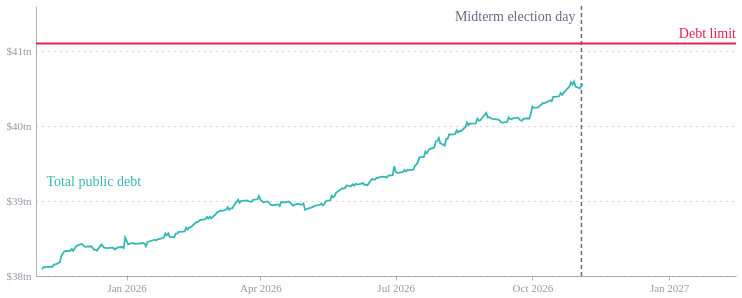

This figure's notebook cell:
### Code cell
import pandas as pd, altair as alt
from ecostyles import EcoStyles            # adjust import
styles = EcoStyles(); styles.register_and_enable_theme()

LIMIT = 41.1                                   # statutory debt limit, $tn
ELECTION = pd.Timestamp("2026-11-03")          # midterm election day
NEUTRAL = "#676A86"                            # ecostyles axis grey, for the election marker only

xl = "../Data/DebtPenny_20251105_20261104.csv"
d = pd.read_csv(xl)
rec = d["Record Date"].astype(str)
d["date"] = pd.to_datetime(rec, format="%Y-%m-%d" if rec.str.match(r"\d{4}-").all() else "%d/%m/%Y")
d["debt"] = d["Total Public Debt Outstanding"].astype(float) / 1e12
debt = d[["date", "debt"]].sort_values("date").reset_index(drop=True)
assert debt.date.max() == pd.Timestamp("2026-11-04"), debt.date.max()   # catches any day/month mix-up
debt["series"] = "Actual"
print(debt.tail(1))                            # should read 2026-11-04, 40.55

# colour comes from the theme palette (teal, then red) via the series field -- no hard-coded hex
col = alt.Color("series:N", scale=alt.Scale(domain=["Actual", "Limit"]), legend=None)
END = "2027-02-15"
XS = alt.Scale(domain=["2025-11-01", END]); YS = alt.Scale(domain=[38, 41.6], nice=False)
X = alt.X("date:T", title=None, scale=XS, axis=alt.Axis(format="%b %Y", tickCount=5))
Y = alt.Y("debt:Q", title=None, scale=YS, axis=alt.Axis(values=[38, 39, 40, 41], labelExpr="'$' + datum.value + 'tn'"))

hist = alt.Chart(debt).mark_line(strokeWidth=1.8).encode(X, Y, color=col)
limit = alt.Chart(pd.DataFrame({"debt": [LIMIT], "series": ["Limit"]})).mark_rule(strokeWidth=1.8).encode(Y, color=col)
election = alt.Chart(pd.DataFrame({"date": [ELECTION]})).mark_rule(color=NEUTRAL, strokeDash=[4, 3], strokeWidth=1.5).encode(alt.X("date:T", scale=XS))

def text(x, y, s, align="left", dx=0, dy=0, series=None):
    dd = pd.DataFrame({"date": [pd.Timestamp(x)], "debt": [y], "series": [series or "Limit"]})
    m = alt.Chart(dd).mark_text(text=s, align=align, dx=dx, dy=dy, fontSize=14)
    enc = dict(x=alt.X("date:T", scale=XS), y=alt.Y("debt:Q", scale=YS))
    return m.encode(**enc, color=col) if series else m.encode(**enc, color=alt.value(NEUTRAL))

labels = (text("2025-11-08", 39.25, "Total public debt", series="Actual")
          + text(END, LIMIT, "Debt limit", align="right", dy=-10, series="Limit")
          + text(ELECTION, 41.45, "Midterm election day", align="right", dx=-6))

chart = (election + limit + hist + labels).properties(width=700, height=270)   # title/subtitle live in the text

styles.save(chart, path=".", name="debt_limit_midterms", svg=True)
chart

### Figure 1 — Vega-Lite specification as saved in the notebook (floating-point values rounded to 4 significant figures; data arrays with more than 128 entries replaced by an {"elided": "..."} marker saying what was removed)
{"config": {"font": "Circular Std", "text": {"color": "#676A86", "align": "left", "baseline": "middle", "dx": 7, "dy": 0, "fontSize": 11}, "view": {"stroke": null, "continuousWidth": 400, "continuousHeight": 300, "discreteWidth": 400, "discreteHeight": 300}, "range": {"category": ["#36B7B4", "#E6224B", "#F4C245", "#0063AF", "#00A767", "#179FDB", "#EB5C2E"], "diverging": ["#E6224B", "#E54753", "#C9C9C9", "#179FDB", "#122B39"], "heatmap": ["#C9C9C9", "#179FDB", "#0063AF", "#122B39"], "ordinal": ["#00A767", "#36B7B4", "#179FDB", "#0063AF", "#243B5A"]}, "bar": {"color": "#179fdb"}, "line": {"color": "#e6224b"}, "rule": {"color": "#676A86"}, "area": {"opacity": 0.3}, "point": {"filled": true, "size": 80, "color": "#e6224b", "opacity": 0.95}, "geoshape": {"stroke": "white", "strokeWidth": 0.3}, "rect": {"fill": "#d6d4d4", "opacity": 0.3}, "axis": {"labelColor": "#676A86", "labelFontSize": 11, "labelFont": "Circular Std", "labelOpacity": 0.7, "tickColor": "#676A86", "tickOpacity": 0.5, "domainColor": "#676A86", "domainOpacity": 0.5, "gridColor": "#676A86", "gridDash": [2, 2], "gridOpacity": 0.5, "title": null, "titleColor": "#676A86", "titleOpacity": 0.8, "tickSize": 4}, "axisXDiscrete": {"grid": false, "labelAngle": 0, "tickCount": 10, "tickOpacity": 0.5, "title": null}, "axisYDiscrete": {"ticks": false, "labelPadding": 5}, "axisXTemporal": {"grid": false, "ticks": true}, "axisXQuantitative": {"grid": true}, "axisYQuantitative": {"gridColor": "#676A86", "gridDash": [1, 5], "gridOpacity": 0.5, "ticks": false, "labelPadding": 5, "tickCount": 8, "titleAngle": 0, "titleAlign": "left", "titleBaseline": "bottom", "titleX": 0, "titleY": -5}, "title": {"color": "#676A86E6", "subtitleColor": "#676A86", "font": "Circular Std", "subtitleFont": "Circular Std", "anchor": "start", "fontSize": 14, "subtitleFontSize": 12, "subtitlePadding": 4, "offset": 0, "frame": "group"}, "legend": {"titleColor": "#122b39", "title": null, "labelColor": "#122b39", "labelFontSize": 11}}, "layer": [{"data": {"name": "data-b733b5fe80307abc5fcddbec0a88e72e"}, "mark": {"type": "rule", "color": "#676A86", "strokeDash": [4, 3], "strokeWidth": 1.5}, "encoding": {"x": {"field": "date", "scale": {"domain": ["2025-11-01", "2027-02-15"]}, "type": "temporal"}}}, {"data": {"name": "data-8ba3826fd852b41ba95da0d2252be565"}, "mark": {"type": "rule", "strokeWidth": 1.8}, "encoding": {"color": {"field": "series", "legend": null, "scale": {"domain": ["Actual", "Limit"]}, "type": "nominal"}, "y": {"axis": {"labelExpr": "'$' + datum.value + 'tn'", "values": [38, 39, 40, 41]}, "field": "debt", "scale": {"domain": [38, 41.6], "nice": false}, "title": null, "type": "quantitative"}}}, {"data": {"name": "data-ed3ec7ad7d81013aa541056eea777a57"}, "mark": {"type": "line", "strokeWidth": 1.8}, "encoding": {"color": {"field": "series", "legend": null, "scale": {"domain": ["Actual", "Limit"]}, "type": "nominal"}, "x": {"axis": {"format": "%b %Y", "tickCount": 5}, "field": "date", "scale": {"domain": ["2025-11-01", "2027-02-15"]}, "title": null, "type": "temporal"}, "y": {"axis": {"labelExpr": "'$' + datum.value + 'tn'", "values": [38, 39, 40, 41]}, "field": "debt", "scale": {"domain": [38, 41.6], "nice": false}, "title": null, "type": "quantitative"}}}, {"layer": [{"data": {"name": "data-50ca2a4902532e7d865f17675fbc3162"}, "mark": {"type": "text", "align": "left", "dx": 0, "dy": 0, "fontSize": 14, "text": "Total public debt"}, "encoding": {"color": {"field": "series", "legend": null, "scale": {"domain": ["Actual", "Limit"]}, "type": "nominal"}, "x": {"field": "date", "scale": {"domain": ["2025-11-01", "2027-02-15"]}, "type": "temporal"}, "y": {"field": "debt", "scale": {"domain": [38, 41.6], "nice": false}, "type": "quantitative"}}}, {"data": {"name": "data-c7f788c60e4afa4f930fec088bdd6941"}, "mark": {"type": "text", "align": "right", "dx": 0, "dy": -10, "fontSize": 14, "text": "Debt limit"}, "encoding": {"color": {"field": "series", "legend": null, "scale": {"domain": ["Actual", "Limit"]}, "type": "nominal"}, "x": {"field": "date", "scale": {"domain": ["2025-11-01", "2027-02-15"]}, "type": "temporal"}, "y": {"field": "debt", "scale": {"domain": [38, 41.6], "nice": false}, "type": "quantitative"}}}, {"data": {"name": "data-9932d8f892c575d1ad663623533f6890"}, "mark": {"type": "text", "align": "right", "dx": -6, "dy": 0, "fontSize": 14, "text": "Midterm election day"}, "encoding": {"color": {"value": "#676A86"}, "x": {"field": "date", "scale": {"domain": ["2025-11-01", "2027-02-15"]}, "type": "temporal"}, "y": {"field": "debt", "scale": {"domain": [38, 41.6], "nice": false}, "type": "quantitative"}}}]}], "height": 270, "width": 700, "$schema": "https://vega.github.io/schema/vega-lite/v6.4.1.json", "datasets": {"data-b733b5fe80307abc5fcddbec0a88e72e": [{"date": "2026-11-03T00:00:00"}], "data-8ba3826fd852b41ba95da0d2252be565": [{"debt": 41.1, "series": "Limit"}], "data-ed3ec7ad7d81013aa541056eea777a57": {"elided": "251 records"}, "data-50ca2a4902532e7d865f17675fbc3162": [{"date": "2025-11-08T00:00:00", "debt": 39.25, "series": "Actual"}], "data-c7f788c60e4afa4f930fec088bdd6941": [{"date": "2027-02-15T00:00:00", "debt": 41.1, "series": "Limit"}], "data-9932d8f892c575d1ad663623533f6890": [{"date": "2026-11-03T00:00:00", "debt": 41.45, "series": "Limit"}]}}
